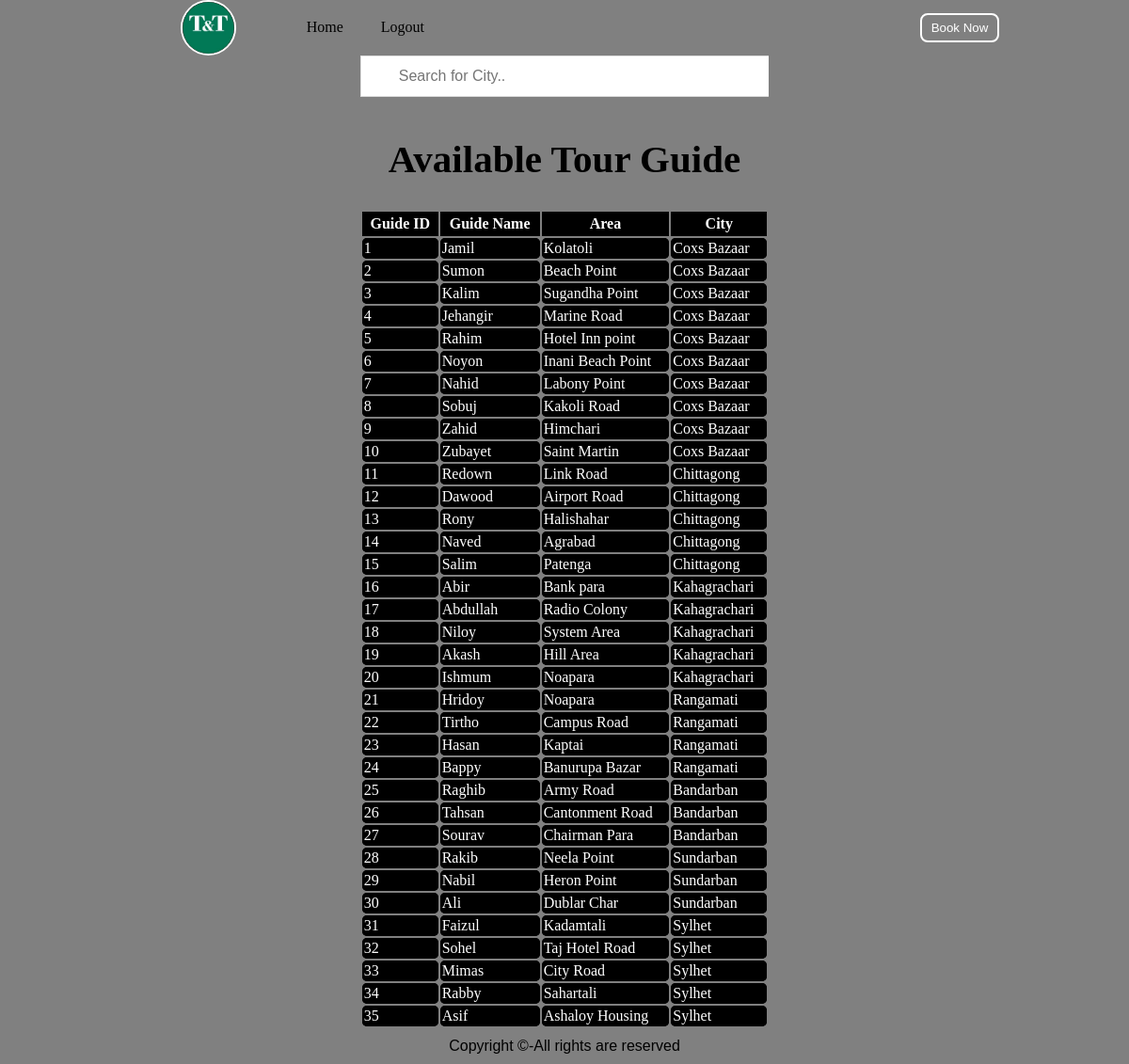
Screenshot of /TourGuide.php with the database file from the repository.
### tables this page shows
CREATE TABLE `tourguide` (
  `GID` int(11) NOT NULL,
  `GName` varchar(30) DEFAULT NULL,
  `Area` varchar(30) DEFAULT NULL,
  `City` varchar(30) DEFAULT NULL
);

### TourGuide.php (the view, shortened to what this page needs)
<?php
$db = mysqli_connect("localhost","root","","project");
?>
<!DOCTYPE html>
<html lang="en">
<head>
    <link rel="stylesheet" href="hotelRent.css">
</head>
<body>
<nav class="navbar background">
		<ul class="nav-list">
			<div class="logo"><img src="logo.jpg"></div>
            <li><a href="http://localhost/project/userlanding.php">Home</a></li>
              <li><a href="Homepage.html">Logout</a></li>
		</ul>
        <div class="rightNav">
        <a href="TourGuideBook.html">
			<button class="btn btn-sm">Book Now</button></a>
		</div>
</nav>
<section class="background firstsection">
		<div class="box-main">
			<div class="firstHalf">
            <input type="text" id="myInput" onkeyup="myFunction()" placeholder="Search for City.." title="Type in a name">
				<p class="text-big">Available Tour Guide</p>
			 <p class="text-small">
<table id ="myTable">
<tr>
                        <th>Guide ID</th>
                        <th>Guide Name</th>
                        <th>Area</th>
                        <th>City</th>
                    </tr>
<?php
$sql = "Select GID , GName , Area,City From tourguide";
$result = mysqli_query($db,$sql);
if(mysqli_num_rows($result)>0){
    while ($row = mysqli_fetch_assoc($result)){
        ?>
  <tr>
            <td><?php echo $row["GID"];?></td>
            <td><?php echo $row["GName"];?></td>
            <td><?php echo $row["Area"];?></td>
            <td><?php echo $row["City"];?></td>
    </tr>
      <?php
    }
}
else
echo " No Result";
?>
</table>
			</div>
		</div>
	</section>
	<footer class="background">
		<p class="text-footer">
			Copyright ©-All rights are reserved
		</p>
	</footer>
</body>
</html>

### hotelRent.css (style rules this page uses)
* { margin:0; padding:0; overflow-x: hidden; }
html { scroll-behaviour: smooth; }
:root { --navbar-height: 59px; }
.logo { width: 20%; display: flex; justify-content: center; align-items: center; }
.logo img { width: 33%; border: 2px solid white; border-radius: 50px; }
.navbar { display: flex; align-items: center; justify-content: center; position: sticky; top: 0; cursor: pointer; }
.nav-list { width: 70%; display: flex; }
.nav-list li { list-style: none; padding: 20px; }
.nav-list li a { text-decoration: none; color: black; }
.rightNav { width: 50; text-align: right; }
.background { background-color: gray; background-blend-mode: darken; background-size: cover; }
.firstsection { height:auto }
.box-main { display: flex; justify-content: center; align-items: center; color: white; max-width: 50%; margin: auto; height: 80%; }
.firstHalf { width: auto; display: flex; flex-direction: column; justify-content: center; margin-left:auto; margin-right:auto; height: auto; }
.text-big { font-family: 'Piazzolla', serif; font-weight: bold; font-size: 41px; text-align: center; padding: 30px; color: black; }
.text-small { font-family: 'Sansita Swashed', cursive; font-size: 18px; text-align: center; color: black; }
.btn { padding: 8px 20px; margin: 7px 0; border: 2px solid white; border-radius: 8px; background: none; color: white; cursor: pointer; }
.btn-sm { padding: 6px 10px; vertical-align: middle; }
.text-footer { text-align: center; padding: 10px 0; font-family: 'Ubuntu', sans-serif; display: flex; justify-content: center; }

### TourGuide.php (style rules this page uses)
th,tr { border: 4px solid black; background-color:black; }
td { border: 2px solid black; border-radius: 5px; }
#myInput { background-image: url('/css/searchicon.png'); background-position: 10px 10px; background-repeat: no-repeat; width: 100%; font-size: 16px; padding: 12px 20px 12px 40px; border: 1px solid #ddd; margin-bottom: 12px; }

### rows the page displays
tourguide: GID "1", GName "Jamil", Area "Kolatoli", City "Coxs Bazaar"
tourguide: GID "2", GName "Sumon", Area "Beach Point", City "Coxs Bazaar"
tourguide: GID "3", GName "Kalim", Area "Sugandha Point", City "Coxs Bazaar"
tourguide: GID "4", GName "Jehangir", Area "Marine Road", City "Coxs Bazaar"
tourguide: GID "5", GName "Rahim", Area "Hotel Inn point", City "Coxs Bazaar"
tourguide: GID "6", GName "Noyon", Area "Inani Beach Point", City "Coxs Bazaar"
tourguide: GID "7", GName "Nahid", Area "Labony Point", City "Coxs Bazaar"
tourguide: GID "8", GName "Sobuj", Area "Kakoli Road", City "Coxs Bazaar"
tourguide: GID "9", GName "Zahid", Area "Himchari", City "Coxs Bazaar"
tourguide: GID "10", GName "Zubayet", Area "Saint Martin", City "Coxs Bazaar"
tourguide: GID "11", GName "Redown", Area "Link Road", City "Chittagong"
tourguide: GID "12", GName "Dawood", Area "Airport Road", City "Chittagong"
tourguide: GID "13", GName "Rony", Area "Halishahar", City "Chittagong"
tourguide: GID "14", GName "Naved", Area "Agrabad", City "Chittagong"
tourguide: GID "15", GName "Salim", Area "Patenga", City "Chittagong"
tourguide: GID "16", GName "Abir", Area "Bank para", City "Kahagrachari"
tourguide: GID "17", GName "Abdullah", Area "Radio Colony", City "Kahagrachari"
tourguide: GID "18", GName "Niloy", Area "System Area", City "Kahagrachari"
tourguide: GID "19", GName "Akash", Area "Hill Area", City "Kahagrachari"
tourguide: GID "20", GName "Ishmum", Area "Noapara", City "Kahagrachari"
tourguide: GID "21", GName "Hridoy", Area "Noapara", City "Rangamati"
tourguide: GID "22", GName "Tirtho", Area "Campus Road", City "Rangamati"
tourguide: GID "23", GName "Hasan", Area "Kaptai", City "Rangamati"
tourguide: GID "24", GName "Bappy", Area "Banurupa Bazar", City "Rangamati"
tourguide: GID "25", GName "Raghib", Area "Army Road", City "Bandarban"
tourguide: GID "26", GName "Tahsan", Area "Cantonment Road", City "Bandarban"
tourguide: GID "27", GName "Sourav", Area "Chairman Para", City "Bandarban"
tourguide: GID "28", GName "Rakib", Area "Neela Point", City "Sundarban"
tourguide: GID "29", GName "Nabil", Area "Heron Point", City "Sundarban"
tourguide: GID "30", GName "Ali", Area "Dublar Char", City "Sundarban"
tourguide: GID "31", GName "Faizul", Area "Kadamtali", City "Sylhet"
tourguide: GID "32", GName "Sohel", Area "Taj Hotel Road", City "Sylhet"
tourguide: GID "33", GName "Mimas", Area "City Road", City "Sylhet"
tourguide: GID "34", GName "Rabby", Area "Sahartali", City "Sylhet"
tourguide: GID "35", GName "Asif", Area "Ashaloy Housing", City "Sylhet"
